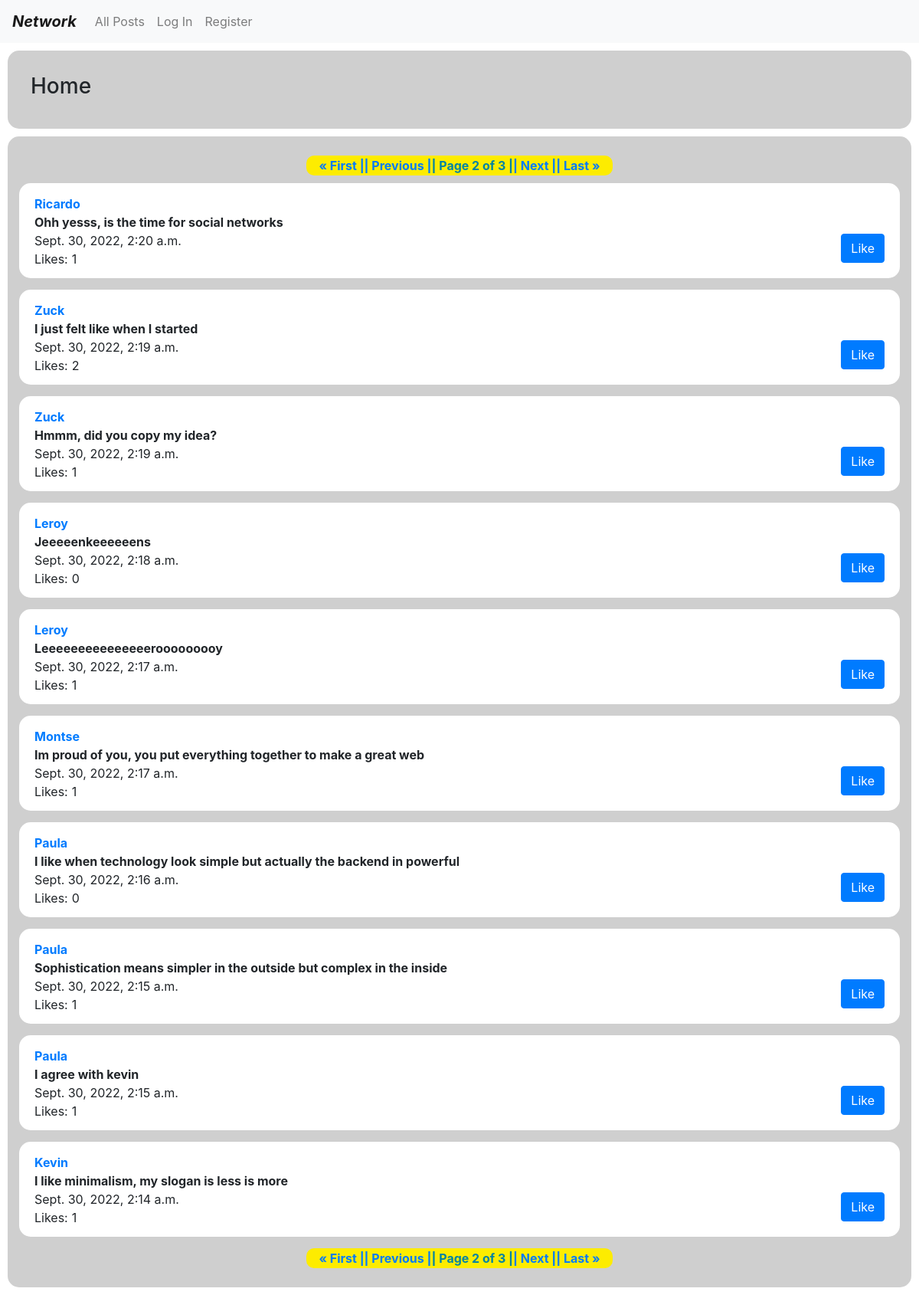
The page /home?page=2 on the database its author committed.
### network/models.py (models this page shows)
class Post(models.Model): # New Post: post1 = Post(poster=????, text="qwer")
    poster = models.ForeignKey(User, on_delete=models.CASCADE, related_name="posts")
    text = models.CharField(max_length=140)
    likecount = models.IntegerField(blank=True, null=True)
    time = models.DateTimeField(auto_now_add=True)
    def __str__(self):
        return f"{self.text}"

class User(AbstractUser):
    pass

### network/views.py (the view, shortened to what this page needs)
# urls.py: 2. Add a URL to urlpatterns:  path('', views.home, name='home')
def home(request): # Shows home
    p = Paginator(Post.objects.all().order_by("-time"), 10)
    page = request.GET.get('page')
    posts = p.get_page(page)
    likeslist = []
    if request.user.is_authenticated:
        user = User.objects.get(username = request.user.username)
        likes = Like.objects.filter(user = user)
        for like in likes:
            likeslist.append(like.post.id)
    return render(request, "network/home.html", {
        "newpost": NewPost(),
        "editpost":EditPost(),
        "posts":posts,
        "likeslist": likeslist
    })

### network/templates/network/home.html (shortened to what this page needs)
{% extends "network/layout.html" %}
    {% block body %}
    <div class="all-posts">
        <div>
            <h3>
                Home
            </h3>
        </div>
    </div>
    {% endblock %}

### network/templates/network/layout.html (shortened to what this page needs)
{% load static %}
<!DOCTYPE html>
<html lang="en">
    <head>
        <link rel="stylesheet" href="https://stackpath.bootstrapcdn.com/bootstrap/4.4.1/css/bootstrap.min.css">
        <link href="{% static 'network/styles.css' %}" rel="stylesheet">
    </head>
    <body>
        <nav class="navbar navbar-expand-lg navbar-light bg-light">
            <a class="navbar-brand" href="{% url 'home' %}"><strong><i>Network</i></strong></a>
            <div>
              <ul class="navbar-nav mr-auto">
                <li id="all-posts" class="nav-item">
                  <a class="nav-link" href="{% url 'home' %}">All Posts</a>
                </li>
                {% if user.is_authenticated %}
                    <li id="following" class="nav-item">
                        <a class="nav-link" href="{% url 'following' %}">Following</a>
                    </li>
                    <li class="nav-item">
                        <a class="nav-link" href="{% url 'logout' %}">Log Out</a>
                    </li>
                {% else %}
                    <li class="nav-item">
                        <a class="nav-link" href="{% url 'login' %}">Log In</a>
                    </li>
                    <li class="nav-item">
                        <a class="nav-link" href="{% url 'register' %}">Register</a>
                    </li>
                {% endif %}
                </ul>
            </div>
        </nav>
        <div class="body">
            {% block body %}
            {% endblock %}
        </div>
        <div id="poststrain">
            <div class="paginator">
            {% if posts.has_previous %}
            <a href="?page=1"><strong>&laquo First |</strong></a>
            <a href="?page={{ posts.previous_page_number }}"> <strong>| Previous |</strong> </a>
            {% endif %}
            <strong>| Page {{ posts.number }} of {{ posts.paginator.num_pages }} |</strong>
            {% if posts.has_next %}
            <a href="?page={{ posts.next_page_number }}"> <strong>| Next |</strong> </a>
            <a href="?page={{ posts.pagination.num_pages }}"><strong>| Last &raquo</strong></a>
            {% endif %}
            </div>
                {% for post in posts %}
                <div id="postbox">
                    <div>
                        <a href="/profile/{{ post.poster }}"><strong>{{ post.poster }} </strong></a>
                    </div>
                    <div id="hiddenselector" class="div-{{ post.id }}">
                        <div id="post-{{ post.id }}" class="testboxedit">
                            <div id="text-{{ post.id }}" class="testtoedit">
                               {{ post.text }}
                            </div>
                        </div>
                    </div>
                    <div>
                        {{ post.time }}
                    </div>
                    <div class="allikes" id="like-{{post.id}}">
                        <div id="likesdisplay">
                            <div id="likescolon">
                                Likes:
                            </div>
                            <div class="thenumberoflikes" id="like-{{post.id}}-count">
                                {{ post.likecount }}
                            </div>
                        </div>
                        <div class="nothidden" id="{{post.id}}-like">
                            {% if post.id in likeslist %}
                                <button onclick="unlike('{{ post.id }}')" type="submit" class="btn btn-primary" value="Unlike"/>Unlike
                            {% else %}
                                <button onclick="like('{{ post.id }}')" type="submit" class="btn btn-primary" value="Like"/>Like
                            {% endif %}
                        </div>
                    </div>
                </div>
                {% endfor %}
                <div class="paginator">
            {% if posts.has_previous %}
            <a href="?page=1"><strong>&laquo First |</strong></a>
            <a href="?page={{ posts.previous_page_number }}"> <strong>| Previous |</strong> </a>
            {% endif %}
            <strong>| Page {{ posts.number }} of {{ posts.paginator.num_pages }} |</strong>
            {% if posts.has_next %}
            <a href="?page={{ posts.next_page_number }}"> <strong>| Next |</strong> </a>
            <a href="?page={{ posts.pagination.num_pages }}"><strong>| Last &raquo</strong></a>
            {% endif %}
                </div>
    </body>
</html>

### network/static/network/styles.css (style rules this page uses)
.navbar-brand { margin-top: auto; margin-bottom: 0; }
.nav-item { margin-top: auto; margin-bottom: 0; }
.all-posts { background-color: rgb(207, 207, 207); padding: 30px; margin: 10px; border-radius: 15px; }
#poststrain { background-color: rgb(207, 207, 207); padding: 15px; margin: 10px; border-radius: 15px; }
#postbox { background-color: rgb(255, 255, 255); padding-top: 15px; padding-left: 20px; padding-right: 20px; margin-bottom: 15px; border-radius: 15px; padding-bottom: 20px; }
.paginator { background-color: rgb(253, 236, 0); color: rgb(0, 131, 163); width: 400px; display: flex; justify-content: center; margin-left: auto; margin-right: auto; margin-top: 10px; margin-bottom: 10px; border-radius: 10px; padding-top: 1px; padding-bottom: 1px; }
.nothidden button { display: block; margin-left: auto; margin-right: 0; margin-top: -45px; }
#likesdisplay { display: flex; }
#likescolon { display: block; margin-right: 5px; }
.thenumberoflikes { display: block; }
.testtoedit { font-weight: bold; }

### rows shown on the page
Post: poster "Ricardo", text "Ohh yesss, is the time for social networks", time "Sept. 30, 2022, 2:20 a.m.", likecount "1"
Post: poster "Zuck", text "I just felt like when I started", time "Sept. 30, 2022, 2:19 a.m.", likecount "2"
Post: poster "Zuck", text "Hmmm, did you copy my idea?", time "Sept. 30, 2022, 2:19 a.m.", likecount "1"
Post: poster "Leroy", text "Jeeeeenkeeeeeens", time "Sept. 30, 2022, 2:18 a.m.", likecount "0"
Post: poster "Leroy", text "Leeeeeeeeeeeeeeerooooooooy", time "Sept. 30, 2022, 2:17 a.m.", likecount "1"
Post: poster "Montse", text "Im proud of you, you put everything together to make a great web", time "Sept. 30, 2022, 2:17 a.m.", likecount "1"
Post: poster "Paula", text "I like when technology look simple but actually the backend in powerful", time "Sept. 30, 2022, 2:16 a.m.", likecount "0"
Post: poster "Paula", text "Sophistication means simpler in the outside but complex in the inside", time "Sept. 30, 2022, 2:15 a.m.", likecount "1"
Post: poster "Paula", text "I agree with kevin", time "Sept. 30, 2022, 2:15 a.m.", likecount "1"
Post: poster "Kevin", text "I like minimalism, my slogan is less is more", time "Sept. 30, 2022, 2:14 a.m.", likecount "1"

### other values the page prints
{{ posts.number }} "2"
{{ posts.paginator.num_pages }} "3"
